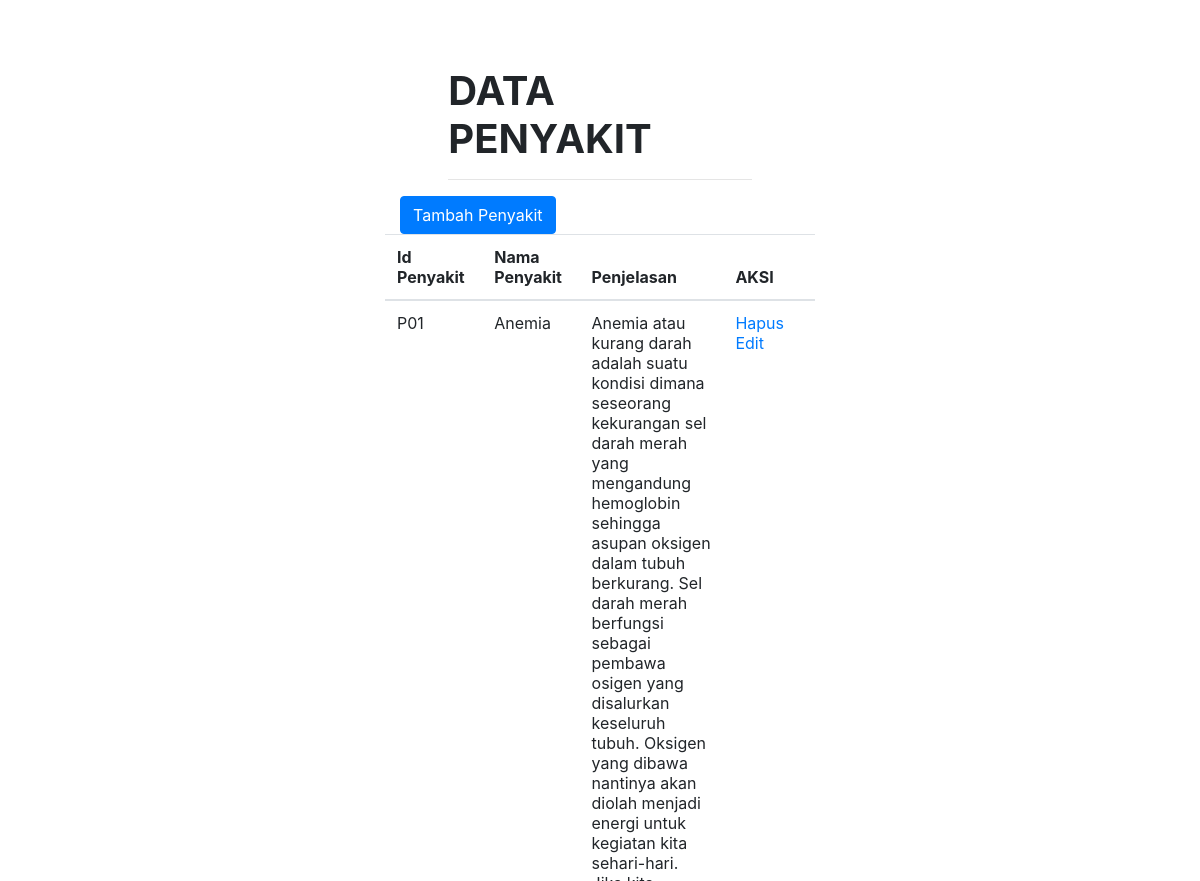
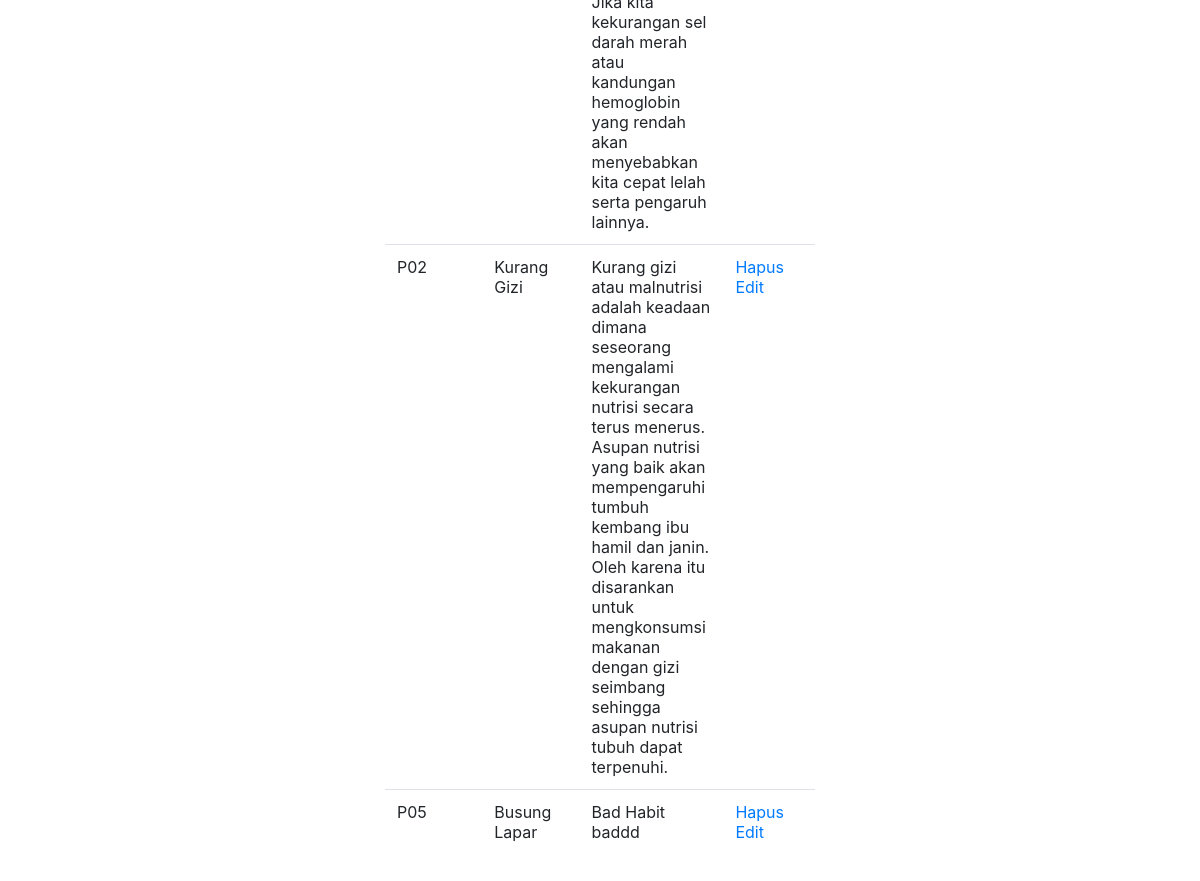
Screenshot of /index.php/main_controller/index3 with the database file from the repository (2 pictures, top to bottom).
### tables this page shows
CREATE TABLE `penyakit` (
  `id_penyakit` varchar(8) NOT NULL,
  `nama_penyakit` varchar(255) NOT NULL,
  `penjelasan` text NOT NULL
);

### application/controllers/Main_Controller.php (called while the page is built, shortened)
<?php if ( ! defined('BASEPATH')) exit('No direct script access allowed');
class Main_Controller extends CI_Controller{
	function __construct(){
        $this->load->model([
            'M_login','M_knn','M_user',"M_admin"
        ]);
    }
    function index3(){
        $data['penyakit'] = $this->M_admin->view_all();
        $this->load->view('tampil_data_penyakit', $data);
    }
}

### index.php (called while the page is built, shortened)
<?php
require_once BASEPATH.'core/CodeIgniter.php';

### application/models/M_admin.php (called while the page is built, shortened)
<?php
class M_admin extends CI_Model{
	public function view_all($id_penyakit=null){
		$this->db->from('penyakit');
		if (!is_null($id_penyakit)) {
			$this->db->where('id_penyakit', $id_penyakit);
			$result = $this->db->get();
			if ($result->num_rows() !== 1) {
				return array();
			}
			return $result->row_array();
		} else {
			$query = $this->db->get();
			return $query;
		}
	}
}

### application/views/tampil_data_penyakit.php (the view, shortened to what this page needs)
<link rel="stylesheet" type="text/css" media="screen" href="https://stackpath.bootstrapcdn.com/bootstrap/4.4.1/css/bootstrap.min.css">
<link rel="stylesheet" type="text/css" media="screen" href="https://stackpath.bootstrapcdn.com/bootstrap/4.4.1/js/bootstrap.min.js">
<div class="container-table100">
	<div class="wrap-table100">
	    <div class="table">
			<div class="col-lg-10 mx-auto">
			    <h1 class="text-uppercase">
					<strong>Data Penyakit</strong></h1><hr>
			</div>
			    <a class="btn btn-primary" href="<?php echo base_url();?>Main_controller/index_pkt"><span>Tambah Penyakit</span></a>
			        <div class="row header">
			           <table>
							<thead >
								<tr>
                                    <th width="20%">Id Penyakit</th>
									<th width="20%">Nama Penyakit</th>
									<th width="20%">Penjelasan</th>
									<th width="20%">AKSI</th>
								</tr>
							</thead>
							<tbody>
								<?php
									foreach ( $penyakit->result_array() as $key) {
										?>
										<tr>
											<td><?php echo $key['id_penyakit']; ?></td>
											<td><?php echo $key['nama_penyakit']; ?></td>
                                            <td><?php echo $key['penjelasan']; ?></td>
											<td>
												<a href="<?php echo base_url('Main_Controller/delete_pk/'.$key['id_penyakit'])?>">Hapus</a>
												<a href="<?php echo base_url('Main_Controller/index_pk/'.$key['id_penyakit'])?>">Edit</a>
											</td>
										</tr>
										<?php
									}
								 ?>
							</tbody>
						</table>
					  </div>
					</div>
			</div>
		</div>

### rows the page displays
penyakit: id_penyakit "P01", nama_penyakit "Anemia", penjelasan "Anemia atau kurang darah adalah suatu kondisi dimana seseorang kekurangan sel darah merah yang mengandung hemoglobin sehingga asupan oksigen dalam tubuh berkurang. Sel darah merah berfungsi sebagai pembawa osigen yang disalurkan keseluruh tubuh. Oksigen yang dibawa nantinya akan diolah menjadi energi untuk kegiatan kita sehari-hari. Jika kita kekurangan sel darah merah atau kandungan hemoglobin yang rendah akan menyebabkan kita cepat lelah serta pengaruh lainnya."
penyakit: id_penyakit "P02", nama_penyakit "Kurang Gizi", penjelasan "Kurang gizi atau malnutrisi adalah keadaan dimana seseorang mengalami kekurangan nutrisi secara terus menerus. Asupan nutrisi yang baik akan mempengaruhi tumbuh kembang ibu hamil dan janin. Oleh karena itu disarankan untuk mengkonsumsi makanan dengan gizi seimbang sehingga asupan nutrisi tubuh dapat terpenuhi."
penyakit: id_penyakit "P05", nama_penyakit "Busung Lapar", penjelasan "Bad Habit baddd"
